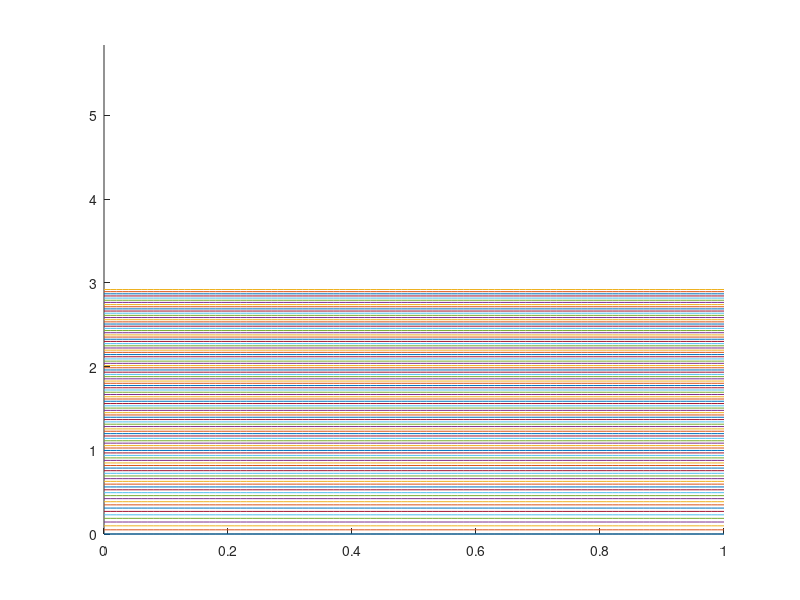
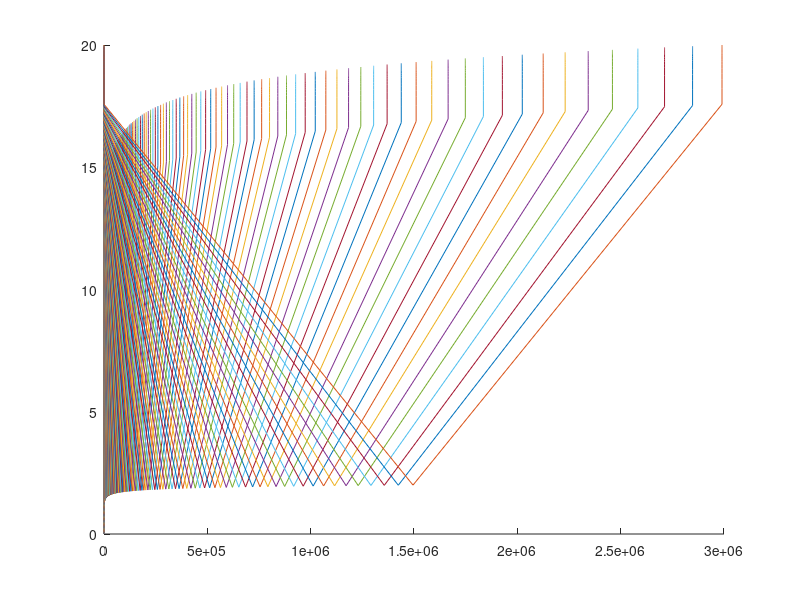
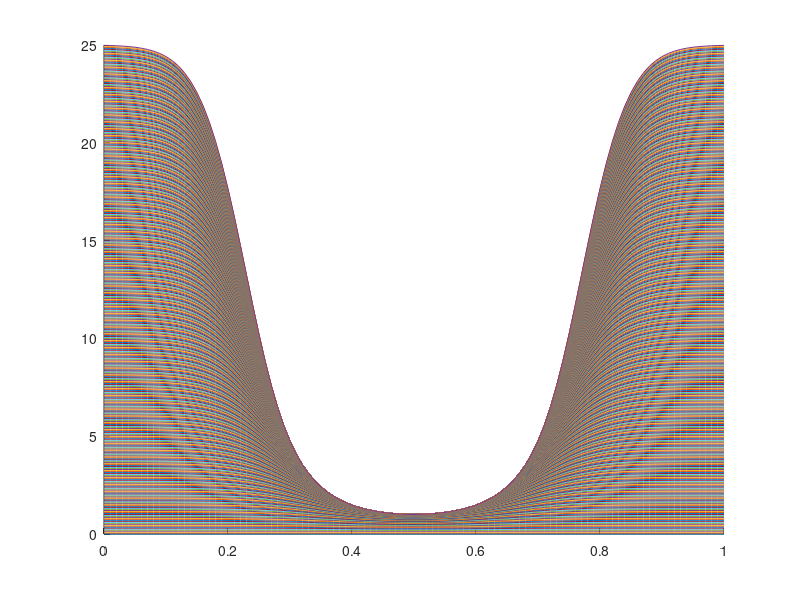
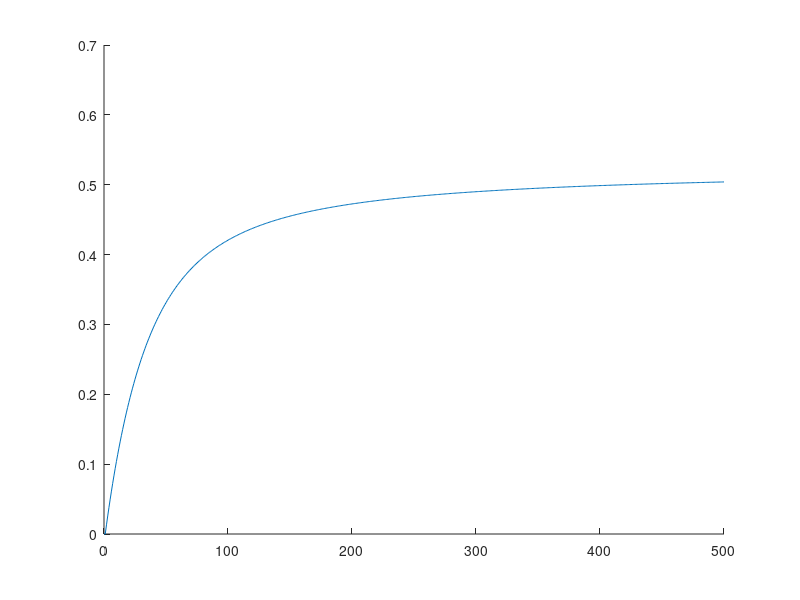

Here is the MATLAB script that generated these plots, in order:
function ExploreAgeingDistributions
% Script to explore how the age within a crypt will involve under different
% but simplistic growth laws. 

W = @(S, width) exp(-((S - 0.5*S(end))./width).^2);

sigma = 0.16;
dt = 0.05;

S = 0:(1e-2):1;
g = 1;

AOld = zeros(1, length(S));
gammaOld = 1;

%% Uniform growth. Nothing exciting, the age just linearly increases everywhere
figure(1)
hold on
plot(S, AOld)

for i = 1:100
    
    gammaNew = gammaOld + g*dt;
    
    ANew = AOld + dt - AOld.*(gammaNew - gammaOld)./gammaOld;
    
    figure(1)
    hold on
    plot(S, ANew)
    
    AOld = ANew;
    gammaOld = gammaNew;
end

figure(1)
hold on
ylim([0, 2*max(ANew)])


%% Wnt-based growth; parametrised in the current configuration
AOld = zeros(1, length(S));
gammaOld = 1;

figure(2)
hold on
plot(S, AOld)
currentS = S; % Initialise current arc length
a = 0.5;

b = zeros(1, 401);


for i = 1:400
%     
    gammaNew = gammaOld.*(1 + dt*W(currentS, sigma));
    currentS = cumtrapz(S, gammaNew);
    
    ANew = AOld + dt - 0.9*dt*W(currentS, sigma);
        
    figure(2)
    hold on
    plot(currentS, ANew)
    
    AOld = ANew;
    gammaOld = gammaNew;
end
%% Wnt-based growth; parametrised in the initial configuration
AOld = zeros(1, length(S));
gammaOld = 1;

b = zeros(1, 501);

figure(3)
hold on
plot(S, AOld)

for i = 1:500
    
    gammaNew = gammaOld.*(1 + dt*W(S, sigma));
    
    ANew = AOld + dt - AOld.*(gammaNew - gammaOld)./gammaOld;
    
    b(i + 1) = 0.525*(max(ANew) - min(ANew))./(max(ANew));
    
    figure(3)
    hold on
    plot(S, ANew)
    
    AOld = ANew;
    gammaOld = gammaNew;
end

    figure(4)
    hold on
    plot(0:500, b)
